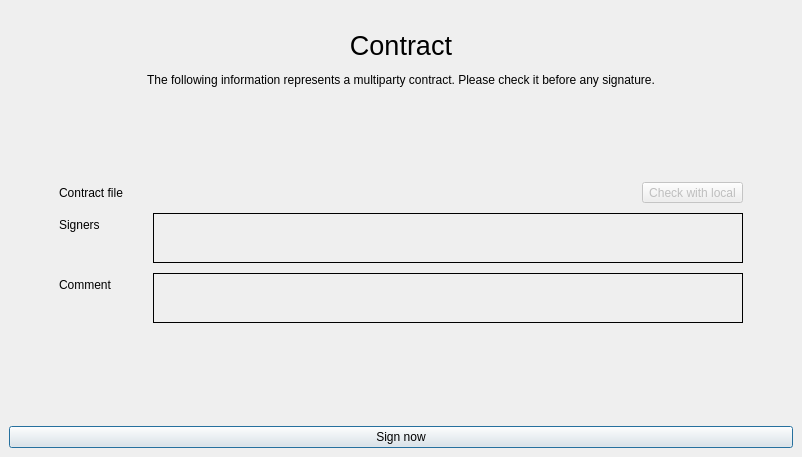
<?xml version="1.0" encoding="UTF-8"?>
<ui version="4.0">
 <class>ShowContract</class>
 <widget class="QWidget" name="ShowContract">
  <property name="enabled">
   <bool>true</bool>
  </property>
  <property name="geometry">
   <rect>
    <x>0</x>
    <y>0</y>
    <width>802</width>
    <height>457</height>
   </rect>
  </property>
  <property name="sizePolicy">
   <sizepolicy hsizetype="Preferred" vsizetype="Preferred">
    <horstretch>0</horstretch>
    <verstretch>0</verstretch>
   </sizepolicy>
  </property>
  <property name="minimumSize">
   <size>
    <width>650</width>
    <height>350</height>
   </size>
  </property>
  <property name="windowTitle">
   <string>Calculator Builder</string>
  </property>
  <layout class="QGridLayout">
   <property name="margin">
    <number>9</number>
   </property>
   <property name="spacing">
    <number>6</number>
   </property>
   <item row="0" column="0">
    <layout class="QVBoxLayout" name="verticalLayout">
     <item>
      <widget class="QLabel" name="label">
       <property name="minimumSize">
        <size>
         <width>0</width>
         <height>100</height>
        </size>
       </property>
       <property name="maximumSize">
        <size>
         <width>16777215</width>
         <height>100</height>
        </size>
       </property>
       <property name="text">
        <string>&lt;html&gt;&lt;head/&gt;&lt;body&gt;&lt;p&gt;&lt;span style=&quot; font-size:20pt;&quot;&gt;Contract&lt;/span&gt;&lt;/p&gt;&lt;p&gt;The following information represents a multiparty contract. Please check it before any signature.&lt;/p&gt;&lt;/body&gt;&lt;/html&gt;</string>
       </property>
       <property name="alignment">
        <set>Qt::AlignCenter</set>
       </property>
      </widget>
     </item>
     <item>
      <layout class="QFormLayout" name="formLayout">
       <property name="fieldGrowthPolicy">
        <enum>QFormLayout::AllNonFixedFieldsGrow</enum>
       </property>
       <property name="formAlignment">
        <set>Qt::AlignLeading|Qt::AlignLeft|Qt::AlignVCenter</set>
       </property>
       <property name="horizontalSpacing">
        <number>30</number>
       </property>
       <property name="verticalSpacing">
        <number>10</number>
       </property>
       <property name="leftMargin">
        <number>50</number>
       </property>
       <property name="rightMargin">
        <number>50</number>
       </property>
       <item row="0" column="0">
        <widget class="QLabel" name="fileLabel">
         <property name="text">
          <string>Contract file</string>
         </property>
        </widget>
       </item>
       <item row="0" column="1">
        <layout class="QHBoxLayout" name="horizontalLayout">
         <item>
          <widget class="QLabel" name="fileField">
           <property name="font">
            <font>
             <weight>75</weight>
             <bold>true</bold>
            </font>
           </property>
           <property name="text">
            <string/>
           </property>
           <property name="textInteractionFlags">
            <set>Qt::LinksAccessibleByMouse|Qt::TextSelectableByKeyboard</set>
           </property>
          </widget>
         </item>
         <item>
          <widget class="QToolButton" name="fileButton">
           <property name="enabled">
            <bool>false</bool>
           </property>
           <property name="text">
            <string>Check with local</string>
           </property>
          </widget>
         </item>
        </layout>
       </item>
       <item row="1" column="0">
        <widget class="QLabel" name="signersLabel">
         <property name="text">
          <string>Signers</string>
         </property>
        </widget>
       </item>
       <item row="1" column="1">
        <widget class="QLabel" name="signersField">
         <property name="minimumSize">
          <size>
           <width>0</width>
           <height>50</height>
          </size>
         </property>
         <property name="font">
          <font>
           <weight>50</weight>
           <bold>false</bold>
          </font>
         </property>
         <property name="frameShape">
          <enum>QFrame::Box</enum>
         </property>
         <property name="text">
          <string/>
         </property>
         <property name="alignment">
          <set>Qt::AlignLeading|Qt::AlignLeft|Qt::AlignTop</set>
         </property>
         <property name="wordWrap">
          <bool>true</bool>
         </property>
         <property name="textInteractionFlags">
          <set>Qt::LinksAccessibleByMouse|Qt::TextSelectableByMouse</set>
         </property>
        </widget>
       </item>
       <item row="2" column="0">
        <widget class="QLabel" name="commentLabel">
         <property name="text">
          <string>Comment</string>
         </property>
        </widget>
       </item>
       <item row="2" column="1">
        <widget class="QLabel" name="commentField">
         <property name="minimumSize">
          <size>
           <width>0</width>
           <height>50</height>
          </size>
         </property>
         <property name="font">
          <font>
           <italic>true</italic>
          </font>
         </property>
         <property name="frameShape">
          <enum>QFrame::Box</enum>
         </property>
         <property name="text">
          <string/>
         </property>
         <property name="alignment">
          <set>Qt::AlignLeading|Qt::AlignLeft|Qt::AlignTop</set>
         </property>
         <property name="wordWrap">
          <bool>true</bool>
         </property>
         <property name="textInteractionFlags">
          <set>Qt::LinksAccessibleByMouse|Qt::TextSelectableByMouse</set>
         </property>
        </widget>
       </item>
       <item row="3" column="1">
        <widget class="QLabel" name="informationField">
         <property name="text">
          <string/>
         </property>
         <property name="textInteractionFlags">
          <set>Qt::LinksAccessibleByMouse|Qt::TextSelectableByKeyboard</set>
         </property>
        </widget>
       </item>
       <item row="3" column="0">
        <spacer name="horizontalSpacer">
         <property name="orientation">
          <enum>Qt::Horizontal</enum>
         </property>
         <property name="sizeHint" stdset="0">
          <size>
           <width>40</width>
           <height>20</height>
          </size>
         </property>
        </spacer>
       </item>
      </layout>
     </item>
    </layout>
   </item>
   <item row="1" column="0">
    <widget class="QPushButton" name="signButton">
     <property name="text">
      <string>Sign now</string>
     </property>
     <property name="default">
      <bool>true</bool>
     </property>
    </widget>
   </item>
  </layout>
 </widget>
 <resources/>
 <connections/>
</ui>
